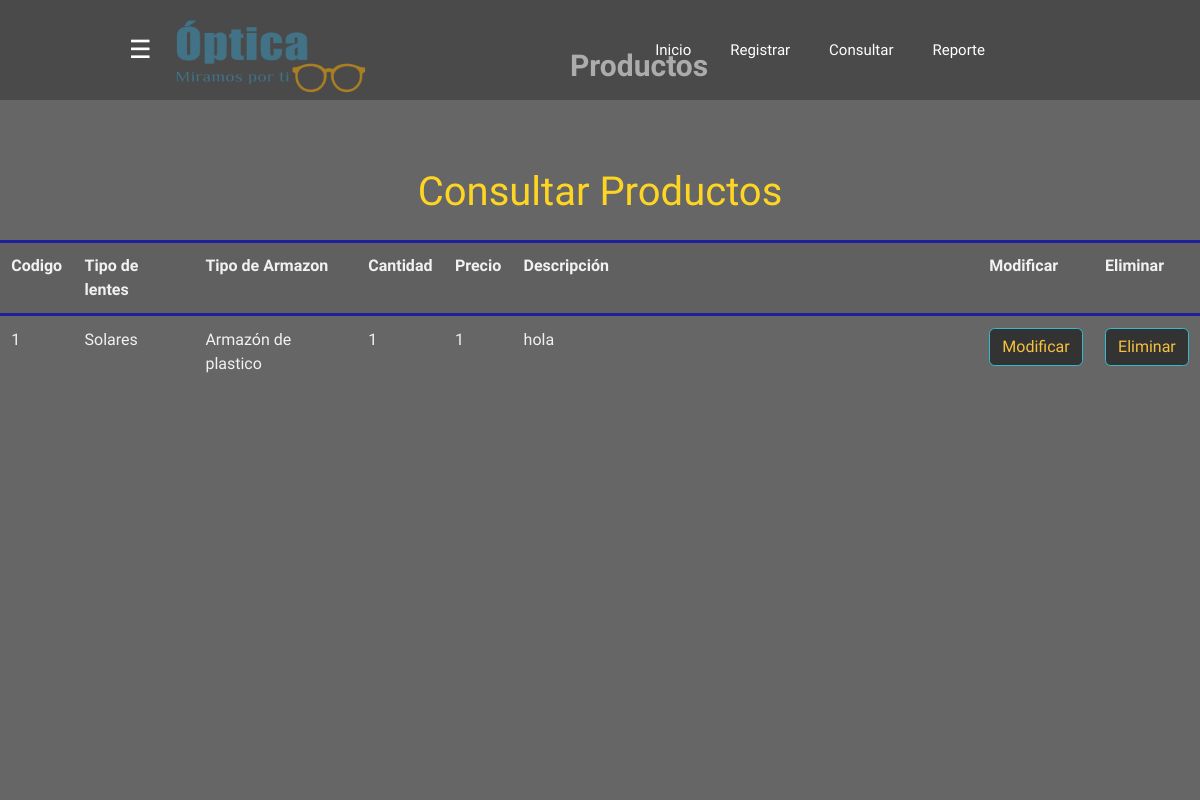
Page /productos/productos.php on the committed database.
### tables this page shows
CREATE TABLE IF NOT EXISTS `productos` (
  `idpro` int(11) NOT NULL AUTO_INCREMENT,
  `codigo` int(11) NOT NULL,
  `tipo` enum('Contacto','Solares','Oftalmicos') NOT NULL,
  `tipo_armazon` enum('Armazón de plastico','Armazón metalico') NOT NULL,
  `cantidad` int(11) NOT NULL,
  `precio` float NOT NULL,
  `descripcion` varchar(50) NOT NULL,
  PRIMARY KEY (`idpro`)
);

### productos/productos.php (the view, shortened to what this page needs)
<!DOCTYPE html>
<html lang="en">
<head>
    <link href="vendor/fontawesome-free/css/all.min.css" rel="stylesheet" type="text/css">
    <link href="../css/sb-admin-2.min.css" rel="stylesheet">
	<link href="../css/estilos.css" rel="stylesheet">
</head>
<body>
	<header class="header">
		<div class="container">
		<div class="btn-menu">
			<label for="btn-menu">☰</label>
		</div>
		<ul class="navbar-nav  sidebar">
	<img src="../img/logo.png" class="img-thumbnail" alt="...">
	</ul>
	</header>
	<header class="header">
		<div class="container">
		<div class="btn-menu">
			<label for="btn-menu">☰</label>
		</div>
			<nav class="menu">
				<a href="../index.html">Inicio</a>
				<a href="registrar.php">Registrar</a>
				<a href="productos.php">Consultar</a>
				<a class="collapse-item" onClick='abrirReporteProductos()'>Reporte</a>
			</nav>
		</div>
	</header>
	<div class="capa"></div>
<br/>
<br/>
<div class="logo">
				<h1><center>Productos</center></h1>
			</div>
<nav class="navbar navbar-expand navbar-light  ">
</nav>
<br/>
<br/>
<br/>
<br/>
<center><h1>Consultar Productos</h1></center>
<table  class="table table-bordered" border="0" cellspacing="0">
<?php
require_once("../bd/conexion.php");
	$result = mysqli_query($link, "SELECT * FROM productos");
		echo "<table class='table table-striped'>";
		echo "<tr>
	<th class='success'>Codigo</th>
	<th class='success'>Tipo de lentes</th>
	<th class='success'>Tipo de Armazon</th>
	<th class='success'>Cantidad</th>
	<th class='success'>Precio</th>
	<th class='success'>Descripción</th>
	<th class='success'></th>
	<th class='success'></th>
	<th class='success'></th>
	<th class='success'></th>
	<th class='success'></th>
	<th class='success'></th>
	<th class='success'></th>
	<th class='success'></th>
	<th class='success'></th>
	<th class='success'></th>
	<th class='success'></th>
	<th class='success'></th>
	<th class='success'></th>
	<th class='success'></th>
	<th class='success'></th>
	<th class='success'></th>
	<th class='success'>Modificar</th>
	<th class='success'>Eliminar</th>
</tr>";
	while  (($row = mysqli_fetch_array($result))!=NULL)
	{
		$idpro = $row['idpro'];
		$codigo = $row['codigo'];
		$tipo = $row['tipo'];
		$tipo_armazon = $row['tipo_armazon'];
		$cantidad = $row['cantidad'];
		$precio = $row['precio'];
		$descripcion = $row['descripcion'];
		echo "<tr>
		<td class='active'>$codigo</td>
		<td class='active'>$tipo</td>
		<td class='active'>$tipo_armazon</td>
		<td class='active'>$cantidad</td>
		<td class='active'>$precio</td>
		<td class='active'>$descripcion</td>
		<td class='active'></td>
		<td class='active'></td>
		<td class='active'></td>
		<td class='active'></td>
		<td class='active'></td>
		<td class='active'></td>
		<td class='active'></td>
		<td class='active'></td>
		<td class='active'></td>
		<td class='active'></td>
		<td class='active'></td>
		<td class='active'></td>
		<td class='active'></td>
		<td class='active'></td>
		<td class='active'></td>
		<td class='active'></td>
		<td class='active align='center'><center><a href='modificar.php?codigo=$idpro'><button type='button' class='btn btn-danger'>Modificar</button></a></center></td>
		<td class='active' align='center'><a onClick='confirmar($idpro)'><button type='button' class='btn btn-danger'>Eliminar</button></a></td>
		</tr>";
	}
echo "</table>";
?>
</table>
</body>
</html>

### css/estilos.css (style rules this page uses)
* { margin: 0; padding: 0; box-sizing: border-box; font-family: 'Montserrat Alternates', sans-serif; }
body { background: url("../img/background.jpg"); background-size: 100vw 100vh; background-repeat: no-repeat; }
.capa { position: fixed; width: 150%; height: 100vh; background: rgba(0,0,0,0.6); z-index: -1; top: 0;left: 0; }
.header { width: 100%; height: 100px; background-color: rgba(29, 28, 29, 0.2); position: fixed; top: 0;left: 0; }
.container { width: 77%; max-width: 1300px; margin: inherit; margin-left: 105px; }
.container .btn-menu, .logo { float: left; line-height:100px; }
.container .btn-menu label { color: #fff; font-size: 25px; cursor: pointer; }
.logo h1 { color: #fff; font-weight: 600; font-size: 30px; margin-left: 570px; }
.container .menu { float: right; line-height: 100px; }
.container .menu a { display: inline-block; padding: 15px; line-height: normal; text-decoration: none; color: #fff; transition: all 0.3s ease; border-bottom: 2px solid transparent; font-size: 15px; margin-right: 5px; }

### rows in the picture
productos: codigo "1", tipo "Solares", tipo_armazon "Armazón de plastico", cantidad "1", precio "1", descripcion "hola"
